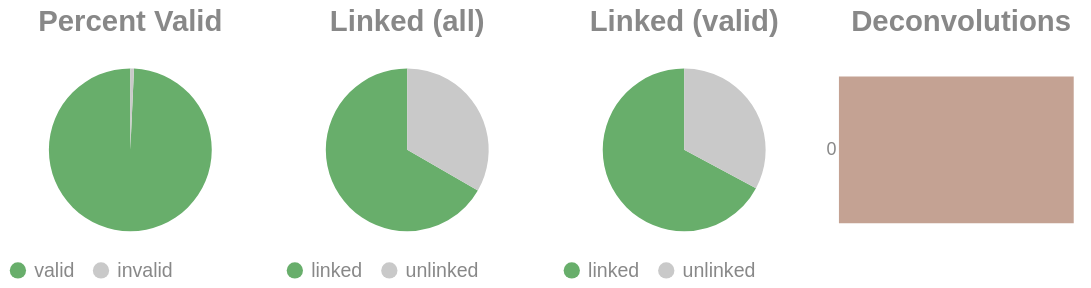

The notebook cell this image was saved under:
### Code cell
if SKIPLR:
    pass
else:
    clash = Counter()
    for i in valids['molecule'].to_list():
        _mol = i.split("-")
        if len(_mol) == 1:
            clash.update('0')
        else:
            clash.update(_mol[-1])

    _d = {"deconvolutions": [], 'count': []}
    for k,v in clash.items():
        _d['deconvolutions'].append(k)
        _d['count'].append(v)

    tot_valid = valids['reads'].sum()
    mask = valids['reads'] >= 2
    n_linked_reads = valids.filter(mask)['reads'].sum()
    if n_linked_reads == 0:
        print_html("No linked molecules (>=2 reads) were detected; skipping linked-only distributions.")
        SKIPLR = True
    else:
        perc_valid = round(tot_valid / n_reads, 4)
        linked_perc_abs = round(n_linked_reads / n_reads, 4)
        linked_perc = round(n_linked_reads / tot_valid, 4)

    _valid = pl.DataFrame({"valids": ['valid', 'invalid'], "count": [tot_valid, n_reads - tot_valid]})
    _linked_abs = pl.DataFrame({"linked (absolute)": ['linked', 'unlinked'], "count": [n_linked_reads, n_reads - n_linked_reads]})
    _linked_rel = pl.DataFrame({"linked (valids)": ['linked', 'unlinked'], "count": [n_linked_reads, tot_valid - n_linked_reads]})

    (
        alt.hconcat(
            piechart(_valid, goodval = 'valid', title = "Percent Valid"),
            piechart(_linked_abs, goodval = "linked", title =  "Linked (all)"),
            piechart(_linked_rel, goodval = "linked", title =  "Linked (valid)"),
            convolutionbar(pl.DataFrame(_d), title = "Deconvolutions"),
            center = True,
            bounds = 'flush'
        )
        .resolve_scale(color='independent')
        .resolve_legend('independent')
        .properties(usermeta={'embedOptions': {"actions": False}})
    ).display()

### Figure 1 — Vega-Lite specification as saved in the notebook (floating-point values rounded to 4 significant figures)
{"width": "container", "height": 400, "config": {"title": {"anchor": "start", "dy": -15, "fontSize": 18, "color": "#888888", "subtitleColor": "#888888", "subtitleFontSize": 14}, "arc": {"fill": "#0072B2"}, "axis": {"domainColor": "#888888", "domainWidth": 0.5, "gridWidth": 0.2, "grid": false, "titleFontWeight": 400, "titleFontSize": 15, "labelFontSize": 11, "labelColor": "#888888", "tickColor": "#888888", "tickWidth": 0.2, "titleColor": "#888888"}, "axisBand": {"grid": false}, "axisX": {"grid": true, "tickSize": 10, "domainCap": "round"}, "axisY": {"domain": false, "grid": true, "tickSize": 0, "domainCap": "round"}, "background": "transparent", "header": {"labelFontSize": 15, "labelColor": "#888888", "titleFontSize": 15, "titleFontWeight": 600, "titleColor": "#888888"}, "legend": {"labelFont": "sans-serif", "labelFontSize": 12, "labelColor": "#888888", "symbolSize": 100, "symbolType": "circle", "titleFontSize": 12, "titlePadding": 10, "titleColor": "#888888", "title": null}, "range": {"category": ["#E69F00", "#56B4E9", "#009E73", "#F0E442", "#0072B2", "#D55E00", "#CC79A7", "#000000"], "diverging": ["#cfe8f3", "#a2d4ec", "#73bfe2", "#46abdb", "#1696d2", "#12719e"]}, "area": {"fill": "#0072B2", "fillOpacity": 0.7, "line": true, "strokeOpacity": 0.7}, "line": {"color": "#0072B2", "stroke": "#0072B2", "strokeWidth": 2}, "trail": {"color": "#0072B2", "stroke": "#0072B2", "strokeWidth": 0, "size": 1}, "point": {"filled": true, "fillOpacity": 1.0, "size": 95}, "text": {"color": "#888888", "fontSize": 11, "align": "right", "fontWeight": 400, "size": 11}, "bar": {"fill": "#0072B2", "stroke": null}, "view": {"stroke": null, "continuousWidth": 660, "continuousHeight": 400}}, "hconcat": [{"data": {"name": "data-0e5281f570805299cf8bff913fc9526b"}, "mark": {"type": "arc"}, "encoding": {"color": {"field": "valids", "legend": {"orient": "bottom", "title": null}, "scale": {"domain": ["valid", "invalid"], "range": ["#68ae6b", "#C9C9C9"]}, "title": "Valids", "type": "nominal"}, "theta": {"field": "count", "type": "quantitative"}, "tooltip": [{"field": "valids", "title": "Valids", "type": "ordinal"}, {"field": "percent", "format": ".2%", "title": "Percent", "type": "quantitative"}, {"field": "count", "title": "Count", "type": "quantitative"}]}, "height": 100, "title": {"text": "Percent Valid", "align": "center", "anchor": "middle"}, "transform": [{"calculate": "datum.count / 5858627", "as": "percent"}], "width": 150}, {"data": {"name": "data-1326ad34f85b004494200723d77c3420"}, "mark": {"type": "arc"}, "encoding": {"color": {"field": "linked (absolute)", "legend": {"orient": "bottom", "title": null}, "scale": {"domain": ["linked", "unlinked"], "range": ["#68ae6b", "#C9C9C9"]}, "title": "Linked (Absolute)", "type": "nominal"}, "theta": {"field": "count", "type": "quantitative"}, "tooltip": [{"field": "linked (absolute)", "title": "Linked (Absolute)", "type": "ordinal"}, {"field": "percent", "format": ".2%", "title": "Percent", "type": "quantitative"}, {"field": "count", "title": "Count", "type": "quantitative"}]}, "height": 100, "title": {"text": "Linked (all)", "align": "center", "anchor": "middle"}, "transform": [{"calculate": "datum.count / 5858627", "as": "percent"}], "width": 150}, {"data": {"name": "data-1216b0a9c9860482a2b50d8441c43f6b"}, "mark": {"type": "arc"}, "encoding": {"color": {"field": "linked (valids)", "legend": {"orient": "bottom", "title": null}, "scale": {"domain": ["linked", "unlinked"], "range": ["#68ae6b", "#C9C9C9"]}, "title": "Linked (Valids)", "type": "nominal"}, "theta": {"field": "count", "type": "quantitative"}, "tooltip": [{"field": "linked (valids)", "title": "Linked (Valids)", "type": "ordinal"}, {"field": "percent", "format": ".2%", "title": "Percent", "type": "quantitative"}, {"field": "count", "title": "Count", "type": "quantitative"}]}, "height": 100, "title": {"text": "Linked (valid)", "align": "center", "anchor": "middle"}, "transform": [{"calculate": "datum.count / 5816305", "as": "percent"}], "width": 150}, {"data": {"name": "data-68489f04a11b44070b0fb24a81e0c61d"}, "mark": {"type": "bar"}, "encoding": {"color": {"field": "deconvolutions", "legend": null, "scale": {"scheme": "lightgreyred"}, "type": "nominal"}, "tooltip": [{"field": "deconvolutions", "title": "Deconvolutions", "type": "ordinal"}, {"field": "percent", "format": ".2%", "title": "Percent", "type": "quantitative"}, {"field": "count", "title": "Count", "type": "quantitative"}], "x": {"axis": null, "field": "count", "type": "quantitative"}, "y": {"field": "deconvolutions", "sort": "ascending", "title": null, "type": "nominal"}}, "height": 100, "title": {"text": "Deconvolutions", "align": "center", "anchor": "middle"}, "transform": [{"calculate": "datum.count / 2882596", "as": "percent"}], "width": 150}], "bounds": "flush", "center": true, "resolve": {"legend": {"angle": "independent"}, "scale": {"color": "independent"}}, "usermeta": {"embedOptions": {"actions": false}}, "$schema": "https://vega.github.io/schema/vega-lite/v6.1.0.json", "datasets": {"data-0e5281f570805299cf8bff913fc9526b": [{"valids": "valid", "count": 5816305}, {"valids": "invalid", "count": 42322}], "data-1326ad34f85b004494200723d77c3420": [{"linked (absolute)": "linked", "count": 3907476}, {"linked (absolute)": "unlinked", "count": 1951151}], "data-1216b0a9c9860482a2b50d8441c43f6b": [{"linked (valids)": "linked", "count": 3907476}, {"linked (valids)": "unlinked", "count": 1908829}], "data-68489f04a11b44070b0fb24a81e0c61d": [{"deconvolutions": "0", "count": 2882596}]}}
